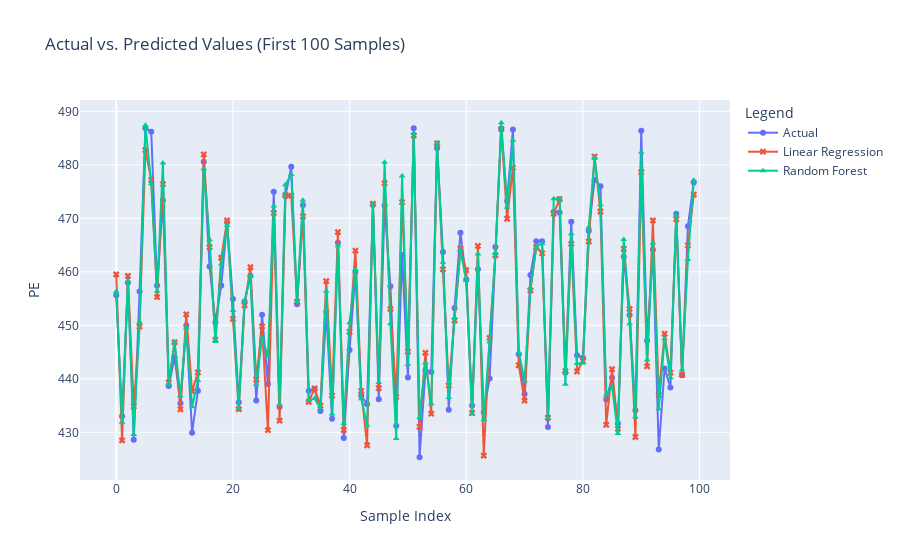
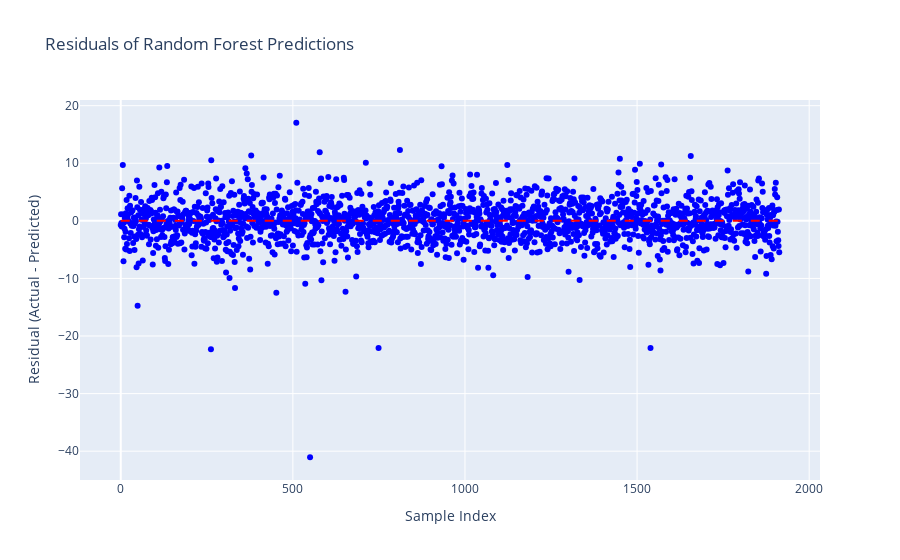

The notebook cell saved with these charts, in order:
### Code cell
import plotly.graph_objects as go  # For interactive plots
from sklearn.metrics import mean_squared_error, r2_score, mean_absolute_error

# Assuming y_test, y_pred_lr, and y_pred_rf are available
predictions_df = pd.DataFrame({
    'Actual': y_test,
    'Linear_Regression_Predictions': y_pred_lr,
    'Random_Forest_Predictions': y_pred_rf
})

# Print a summary (e.g., first 10 rows)
print(predictions_df.head(10))

# Evaluate metrics (for reference, if not already done)
mse_lr = mean_squared_error(y_test, y_pred_lr)
r2_lr = r2_score(y_test, y_pred_lr)
mae_lr = mean_absolute_error(y_test, y_pred_lr)
print(f'Linear Regression: MSE: {mse_lr:.2f}, R2: {r2_lr:.4f}, MAE: {mae_lr:.2f}')

mse_rf = mean_squared_error(y_test, y_pred_rf)
r2_rf = r2_score(y_test, y_pred_rf)
mae_rf = mean_absolute_error(y_test, y_pred_rf)
print(f'Random Forest: MSE: {mse_rf:.2f}, R2: {r2_rf:.4f}, MAE: {mae_rf:.2f}')

# Plot actual vs. predicted using Plotly (first 100 for clarity)
n_plot = 100
fig1 = go.Figure()
fig1.add_trace(go.Scatter(x=list(range(n_plot)), y=predictions_df['Actual'].iloc[:n_plot], mode='lines+markers', name='Actual', marker=dict(symbol='circle')))
fig1.add_trace(go.Scatter(x=list(range(n_plot)), y=predictions_df['Linear_Regression_Predictions'].iloc[:n_plot], mode='lines+markers', name='Linear Regression', marker=dict(symbol='x')))
fig1.add_trace(go.Scatter(x=list(range(n_plot)), y=predictions_df['Random_Forest_Predictions'].iloc[:n_plot], mode='lines+markers', name='Random Forest', marker=dict(symbol='triangle-up')))
fig1.update_layout(title='Actual vs. Predicted Values (First 100 Samples)',
                   xaxis_title='Sample Index',
                   yaxis_title='PE',
                   legend_title='Legend',
                   hovermode='closest')
fig1.show()  # This will open an interactive plot

# Residual plot for Random Forest using Plotly
residuals_rf = y_test - y_pred_rf
fig2 = go.Figure()
fig2.add_trace(go.Scatter(x=list(range(len(residuals_rf))), y=residuals_rf, mode='markers', name='Residuals', marker=dict(color='blue')))
fig2.add_shape(type='line', x0=0, y0=0, x1=len(residuals_rf), y1=0, line=dict(color='red', dash='dash'))
fig2.update_layout(title='Residuals of Random Forest Predictions',
                   xaxis_title='Sample Index',
                   yaxis_title='Residual (Actual - Predicted)',
                   legend_title='Legend',
                   hovermode='closest')
fig2.show()  # This will open an interactive plot

### Figure 1 — Plotly figure (JSON) as saved in the notebook; plotly's stock layout.template omitted (floating-point values rounded to 4 significant figures)
{"data": [{"marker": {"symbol": "circle"}, "mode": "lines+markers", "name": "Actual", "type": "scatter", "x": [0, 1, 2, 3, 4, 5, 6, 7, 8, 9, 10, 11, 12, 13, 14, 15, 16, 17, 18, 19, 20, 21, 22, 23, 24, 25, 26, 27, 28, 29, 30, 31, 32, 33, 34, 35, 36, 37, 38, 39, 40, 41, 42, 43, 44, 45, 46, 47, 48, 49, 50, 51, 52, 53, 54, 55, 56, 57, 58, 59, 60, 61, 62, 63, 64, 65, 66, 67, 68, 69, 70, 71, 72, 73, 74, 75, 76, 77, 78, 79, 80, 81, 82, 83, 84, 85, 86, 87, 88, 89, 90, 91, 92, 93, 94, 95, 96, 97, 98, 99], "y": [455.6, 433.0, 458.0, 428.6, 456.3, 486.8, 486.2, 457.5, 473.3, 438.6, 444.0, 435.4, 450.0, 429.9, 437.8, 480.6, 461, 450.6, 457.4, 469.2, 454.9, 435.6, 454.5, 459.2, 435.9, 452.0, 439.0, 475.0, 434.7, 474.1, 479.6, 453.9, 472.5, 437.8, 438.1, 434, 452.5, 432.5, 465.4, 428.9, 445.4, 460.0, 436.9, 435.3, 472.5, 436.2, 472.4, 457.3, 431.2, 463.1, 440.2, 486.8, 425.3, 441.5, 441.3, 483.1, 463.7, 434.2, 453.2, 467.3, 458.6, 435.0, 460.5, 433.8, 440.1, 464.6, 486.8, 473.3, 486.6, 444.6, 437.2, 459.4, 465.7, 465.7, 431, 471.2, 471.1, 441.1, 469.3, 444.4, 443.9, 467.7, 477.2, 476, 436.1, 440.2, 431.7, 462.8, 451.9, 434.1, 486.4, 447.1, 464.1, 426.8, 441.9, 438.4, 470.8, 440.7, 468.5, 476.7]}, {"marker": {"symbol": "x"}, "mode": "lines+markers", "name": "Linear Regression", "type": "scatter", "x": [0, 1, 2, 3, 4, 5, 6, 7, 8, 9, 10, 11, 12, 13, 14, 15, 16, 17, 18, 19, 20, 21, 22, 23, 24, 25, 26, 27, 28, 29, 30, 31, 32, 33, 34, 35, 36, 37, 38, 39, 40, 41, 42, 43, 44, 45, 46, 47, 48, 49, 50, 51, 52, 53, 54, 55, 56, 57, 58, 59, 60, 61, 62, 63, 64, 65, 66, 67, 68, 69, 70, 71, 72, 73, 74, 75, 76, 77, 78, 79, 80, 81, 82, 83, 84, 85, 86, 87, 88, 89, 90, 91, 92, 93, 94, 95, 96, 97, 98, 99], "y": [459.5, 428.5, 459.2, 434.8, 449.8, 482.8, 477.2, 455.3, 476.4, 439.3, 446.8, 434.3, 452.0, 437.7, 441.2, 482.0, 464.6, 447.3, 462.6, 469.6, 451.2, 434.3, 453.8, 460.9, 439.9, 449.8, 430.4, 471.0, 432.2, 474.3, 474.2, 454.4, 470.4, 435.7, 438.2, 435.0, 458.2, 436.9, 467.4, 430.4, 448.8, 464.0, 437.8, 427.6, 472.7, 438.2, 476.6, 453.1, 436.6, 473.0, 445.1, 485.5, 431.0, 444.9, 433.5, 484.0, 460.5, 438.8, 450.9, 464.4, 460.3, 433.6, 464.8, 425.6, 447.7, 463.1, 486.7, 469.9, 479.5, 442.5, 435.9, 456.5, 464.6, 463.5, 432.7, 470.9, 473.6, 441.5, 465.2, 441.4, 443.3, 465.7, 481.5, 471.3, 431.4, 441.8, 430.6, 464.3, 453.1, 429.1, 478.6, 442.3, 469.6, 437.0, 448.4, 441.1, 469.8, 440.7, 464.9, 474.4]}, {"marker": {"symbol": "triangle-up"}, "mode": "lines+markers", "name": "Random Forest", "type": "scatter", "x": [0, 1, 2, 3, 4, 5, 6, 7, 8, 9, 10, 11, 12, 13, 14, 15, 16, 17, 18, 19, 20, 21, 22, 23, 24, 25, 26, 27, 28, 29, 30, 31, 32, 33, 34, 35, 36, 37, 38, 39, 40, 41, 42, 43, 44, 45, 46, 47, 48, 49, 50, 51, 52, 53, 54, 55, 56, 57, 58, 59, 60, 61, 62, 63, 64, 65, 66, 67, 68, 69, 70, 71, 72, 73, 74, 75, 76, 77, 78, 79, 80, 81, 82, 83, 84, 85, 86, 87, 88, 89, 90, 91, 92, 93, 94, 95, 96, 97, 98, 99], "y": [456.3, 431.9, 458.3, 429.6, 450.6, 487.4, 476.5, 456.4, 480.3, 439.0, 446.9, 436.8, 449.5, 434.8, 439.7, 479.3, 466.0, 447.0, 461.5, 468.6, 452.8, 434.5, 454.6, 459.3, 438.9, 447.6, 444.2, 472.3, 435.2, 476.3, 478.2, 454.4, 473.4, 436.0, 436.3, 434.4, 456.4, 433.4, 464.9, 431.7, 450.5, 460.4, 436.3, 431.3, 472.6, 439.3, 480.5, 450.3, 428.8, 477.9, 442.7, 485.9, 432.8, 443.0, 435.4, 484.1, 461.8, 436.5, 451.4, 464.0, 458.4, 433.4, 463.3, 432.3, 447.0, 463.4, 487.9, 472.1, 484.6, 444.9, 439.6, 456.9, 464.7, 465.3, 432.7, 473.7, 473.7, 439.0, 467.1, 442.8, 442.9, 468.3, 481.3, 472.6, 437.0, 438.5, 429.8, 466.0, 450.3, 432.9, 482.4, 443.5, 465.4, 434.4, 447.5, 440.2, 470.6, 441.7, 462.3, 477.1]}], "layout": {"autosize": true, "hovermode": "closest", "legend": {"title": {"text": "Legend"}}, "title": {"text": "Actual vs. Predicted Values (First 100 Samples)"}, "xaxis": {"autorange": true, "range": [-6.05, 105.0], "title": {"text": "Sample Index"}, "type": "linear"}, "yaxis": {"autorange": true, "range": [420.2, 493.0], "title": {"text": "PE"}, "type": "linear"}}}

### Figure 2 — Plotly figure (JSON) as saved in the notebook; plotly's stock layout.template omitted (floating-point values rounded to 4 significant figures; data arrays with more than 128 entries replaced by an {"elided": "..."} marker saying what was removed)
{"data": [{"marker": {"color": "blue"}, "mode": "markers", "name": "Residuals", "type": "scatter", "x": {"elided": "1914 int values"}, "y": {"elided": "1914 float values"}}], "layout": {"autosize": true, "hovermode": "closest", "legend": {"title": {"text": "Legend"}}, "shapes": [{"line": {"color": "red", "dash": "dash"}, "type": "line", "x0": 0, "x1": 1914, "y0": 0, "y1": 0}], "title": {"text": "Residuals of Random Forest Predictions"}, "xaxis": {"autorange": true, "range": [-115.8, 2029.0], "title": {"text": "Sample Index"}, "type": "linear"}, "yaxis": {"autorange": true, "range": [-45.85, 21.83], "title": {"text": "Residual (Actual - Predicted)"}, "type": "linear"}}}
